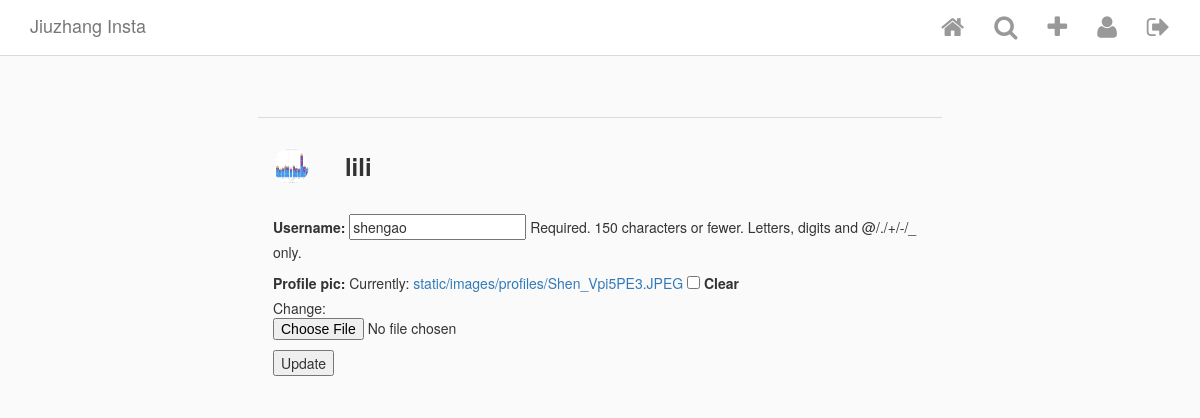
The app's page /insta/user/update/1 (signed in) with its own data.
### Insta/models.py (models this page shows, shortened)
class InstaUser(AbstractUser):
    profile_pic = ProcessedImageField(
        upload_to = 'static/images/profiles',
        format = 'JPEG',
        options = {'quality': 100},
        blank = True,
        null = True
    ) # need to specify AUTH_USER_MODEL in settings.py

### Insta/views.py (the view)
# urls.py: path('user/update/<int:pk>', UserUpdateView.as_view(), name='edit_profile'),
class UserUpdateView(LoginRequiredMixin, UpdateView):
    model = InstaUser
    template_name = 'user_update.html'
    fields = ['username', 'profile_pic']
    login_url = 'login'

### Insta/templatetags/custom_tags.py (called while the page is built)
@register.simple_tag(takes_context=True)
def active(context, pattern_or_urlname):
    try:
        pattern = reverse(pattern_or_urlname)
    except NoReverseMatch:
        pattern = pattern_or_urlname
    path = context['request'].path
    if re.search(pattern, path):
        return 'active'
    return ''

### templates/user_update.html (shortened to what this page needs)
{% extends 'base.html' %}
{% block content %}
<div class = 'row profile-settings'>
    <div class = 'col-xs-12'>
        <div class = 'profile-pic-name'>
            {% if user.profile_pic %}
                <img class='picture-circle--medium' src='/{{user.profile_pic}}'>
            {% endif %}
            <span class='username'>{{user.username}}</span>
        </div>
        <form action="" method="post" enctype="multipart/form-data">
            {{ form.as_p}}
            <button type="submit">Update</button>
        </form>
    </div>
</div>
{% endblock content %}

### static/css/style.css (style rules this page uses)
html { height: 100%; }
body { min-height: 100%; background-color: #fafafa; }
.picture-circle, .picture-circle--medium, .picture-circle--small { border-radius: 100%; width: 150px; height: 150px; }
.picture-circle--medium { width: 36px; height: 36px; }
@media screen and (min-width: 768px) { .profile-settings, .auth-form { max-width: 60%; margin: 0 auto; border-top: none; } }
.profile-settings { margin-top: 60px; border-top: 1px solid #dbdbdb; }
.profile-pic-name { padding: 30px 0; }
.profile-pic-name span { font-size: 24px; font-weight: bold; vertical-align: middle; margin-left: 32px; }

### records on screen
InstaUser: profile_pic (picture), username "lili"
InstaUser: username "shengao"
